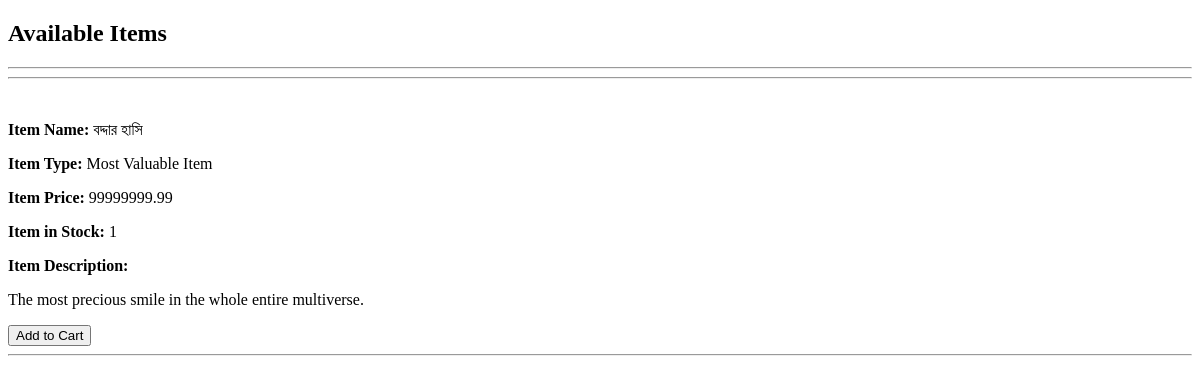
/, run on an earlier commit of the app's database.
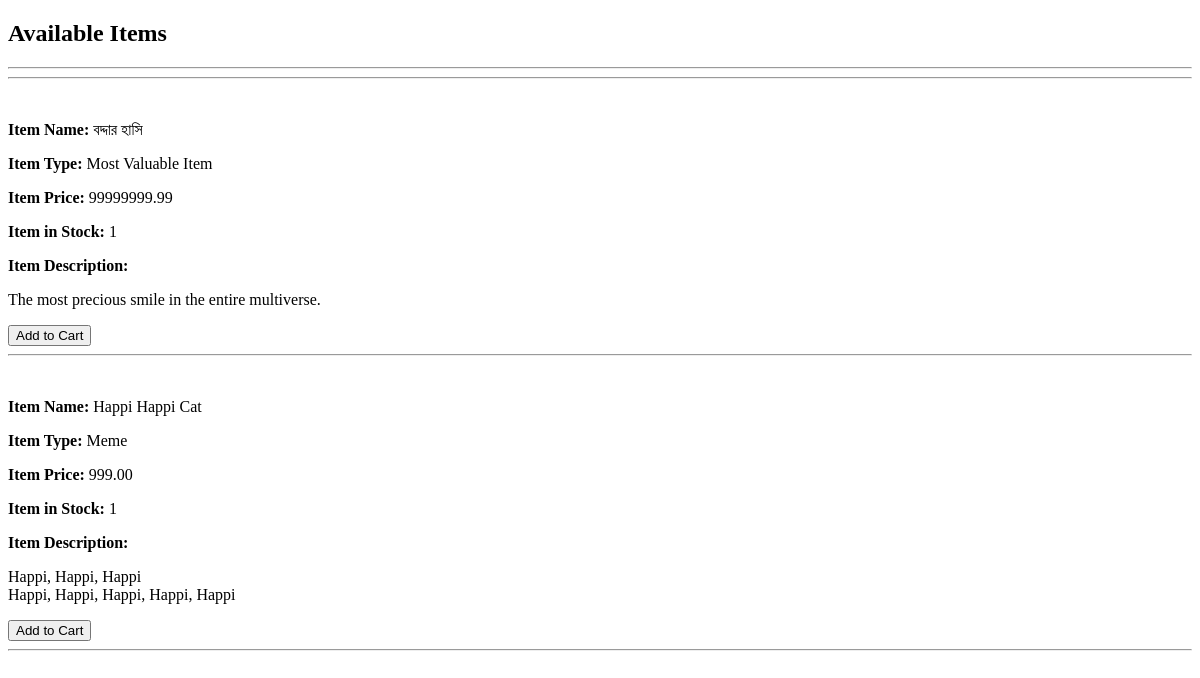
And on a later commit of the database.
### user/models.py (models this page shows, shortened)
class Item(models.Model):
    itemID = models.UUIDField(primary_key=True, default=uuid.uuid4, editable=False)
    itemName = models.CharField(max_length=100)
    itemType = models.CharField(default="", max_length=50)
    itemPrice = models.DecimalField(max_digits=10, decimal_places=2)
    itemQuantity = models.PositiveIntegerField(default=0)
    itemDescription = models.TextField()
    itemImage = models.ImageField(blank=True, default='item_pics/default_item.jpg', upload_to='item_pics')

### user/views.py (the view)
# urls.py: path('', user_views.homepage, name='homepage'),
def homepage(request):
    items = Item.objects.all()
    return render(request, 'user/homepage.html', {'items': items})

### user/templates/user/homepage.html (shortened to what this page needs)
{%  load static %}
<!DOCTYPE html>
<html lang="en">
<head>
</head>
<body>
    <div>
        {% block showItems %}
            <h2>Available Items</h2>
            <hr>
            <hr>
            {% for item in  items %}
                <p><strong>Item Name:</strong> {{ item.itemName }}</p>
                <p><strong>Item Type:</strong> {{ item.itemType }}</p>
                <p><strong>Item Price:</strong> {{ item.itemPrice }}</p>
                <p><strong>Item in Stock:</strong> {{ item.itemQuantity }}</p>
                <p><strong>Item Description:</strong></p>
                <p>{{ item.itemDescription|linebreaks }}</p>
                <button id="{{ item.itemID }}" class="button">Add to Cart</button>
                <hr>
            {% endfor %}
        {% endblock showItems %}
    </div>
</body>
</html>

What changed in the data, as far as the page shows it:
changed Item "বদ্দার হাসি": itemDescription "The most precious smile in the whole entire multiverse." → "The most precious smile in the entire multiverse."
added Item: itemName "Happi Happi Cat", itemType "Meme", itemPrice "999.00", itemQuantity "1", itemDescription "Happi, Happi, Happi Happi, Happi, Happi, Happi, Happi"
